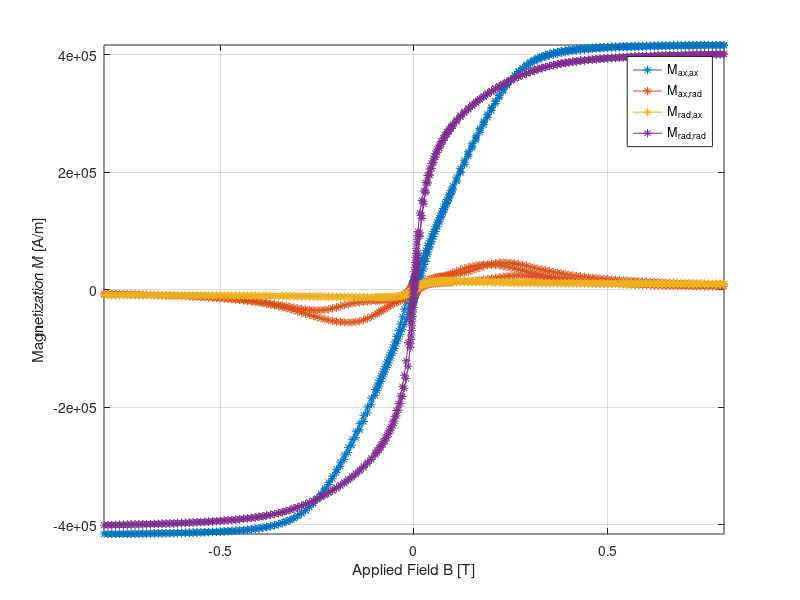

MATLAB code for this plot: (Note: this script raises an error after producing the figure.)
close all
clear all 
clc

%% Parameters
k_helix = 7


mu_0 = 1.25663706e-6;
Oe_to_Am = 1e3/(4*pi);
emu_to_Am2 = 1e-3;
rho_Ni = 8914e3; %g/m^3
m_s = 54.97;  %emu/g or mA * m^2/g
M_s = m_s*rho_Ni*emu_to_Am2;
chi_m = 24;

d_helix = 250e-6;
D_helix = 2e-3;
h_helix = 0.4e-3;
L = k_helix*sqrt(h_helix^2+(D_helix*pi)^2);
A = (d_helix/2)^2*pi;
V = L*A;

%%

Data_ax = dlmread('Clean/NiHelix_7wind-VIR-01_axial_xy.txt', ',', 1, 0);
H_app_ax = Data_ax(:,8)*Oe_to_Am;
M_ax_ax = (Data_ax(:,10)/1000)*emu_to_Am2/V;
M_ax_rad = (Data_ax(:,11)/1000)*emu_to_Am2/V;


M_s_ax_ax = max(M_ax_ax);
M_s_ax_rad = max(M_ax_ax);

Data_rad = dlmread('Clean/NiHelix_7wind-VIR-01_radial_xy.txt', ',', 1, 0);
H_app_rad = Data_rad(:,8)*Oe_to_Am;
M_rad_rad = (Data_rad(:,10)/1000)*emu_to_Am2/V;
M_rad_ax = -(Data_rad(:,11)/1000)*emu_to_Am2/V;

M_s_rad_rad = max(M_rad_rad);
M_s_rad_ax = max(M_rad_ax);

plot(H_app_ax*mu_0,M_ax_ax,'-*',H_app_ax*mu_0,M_ax_rad,'-*',H_app_rad*mu_0,M_rad_ax,'-*',H_app_rad*mu_0,M_rad_rad,'-*')
grid on
axis tight
xlabel('Applied Field B [T]')
ylabel('Magnetization M [A/m]')
legend('M_{ax,ax}','M_{ax,rad}','M_{rad,ax}','M_{rad,rad}')

Helix_Data_Raw.B_app_ax = Data_ax(:,8);
Helix_Data_Raw.B_app_rad = Data_rad(:,8);
Helix_Data_Raw.M_ax_ax = Data_ax(:,10);
Helix_Data_Raw.M_ax_rad = Data_ax(:,11);
Helix_Data_Raw.M_rad_rad = Data_rad(:,10);
Helix_Data_Raw.M_rad_ax = Data_rad(:,11);

save('Helix_Data_Raw.mat','Helix_Data_Raw')

Helix_Data.B_app_ax = H_app_ax*mu_0;
Helix_Data.B_app_rad = H_app_rad*mu_0;
Helix_Data.M_ax_ax = M_ax_ax;
Helix_Data.M_ax_rad = M_ax_rad;
Helix_Data.M_rad_rad = M_rad_rad;
Helix_Data.M_rad_ax = M_rad_ax;

save('Helix_Data.mat','Helix_Data')

Helix_Data_Normalized.B_app_ax = H_app_ax*mu_0;
Helix_Data_Normalized.B_app_rad = H_app_rad*mu_0;
Helix_Data_Normalized.M_ax_ax = M_ax_ax/M_s_ax_ax;
Helix_Data_Normalized.M_ax_rad = M_ax_rad/M_s_ax_rad;
Helix_Data_Normalized.M_rad_rad = M_rad_rad/M_s_rad_rad;
Helix_Data_Normalized.M_rad_ax = M_rad_ax/M_rad_ax;

save('Helix_Data_Normalized.mat','Helix_Data_Normalized')

%% Simplification of Hysteresis Model
[H_app_ax_simplified, M_ax_ax_simplified, m_scale_ax] = SimplifyMH(H_app_ax,M_ax_ax,M_s,'Saturates');
[H_app_rad_simplified, M_rad_rad_simplified, m_scale_rad] = SimplifyMH(H_app_rad,M_rad_rad,M_s,'Saturates');
[~, M_ax_rad_simplified ] = SimplifyMH(H_app_ax,M_ax_rad,m_scale_rad,'Zero');
[~, M_rad_ax_simplified ] = SimplifyMH(H_app_rad,M_rad_ax,m_scale_ax,'Zero');

%% Splitting of Simplified Model (Positive Part)
H_app_monotone_ax = 1/mu_0;
I_pos_ax = find(H_app_ax_simplified >=0 & H_app_ax_simplified < H_app_monotone_ax);
H_app_ax_pos = H_app_ax_simplified(I_pos_ax);
M_ax_ax_pos = M_ax_ax_simplified(I_pos_ax);
M_ax_rad_pos = M_ax_rad_simplified(I_pos_ax);

H_app_monotone_rad = 1/mu_0;
I_pos_rad = find(H_app_rad_simplified >=0 & H_app_ax_simplified < H_app_monotone_rad);
H_app_rad_pos = H_app_rad_simplified(I_pos_rad);
M_rad_ax_pos = M_rad_ax_simplified(I_pos_rad);
M_rad_rad_pos = M_rad_rad_simplified(I_pos_rad);


%% Variance of Fit Analysis (High Fields)
N_end = 1;
[var_ax_high,M_s_ax_ax, M_s_ax_rad] = var_est_high(H_app_ax_pos,M_ax_ax_pos,M_ax_rad_pos,N_end);
[var_rad_high,M_s_rad_ax, M_s_rad_rad] = var_est_high(H_app_rad_pos,M_rad_ax_pos,M_rad_rad_pos,N_end);

figure(2)
plot(H_app_ax_pos*mu_0,var_ax_high,'-*',H_app_rad_pos*mu_0,var_rad_high,'-*')
grid on
axis tight
legend('Axial Direction', 'Radial Direction')
title({['Variance of linear fit for variable data points'],['Helix: k=' num2str(k_helix)]})
ylabel('Variance s^2 [A^2/m^2]')
xlabel('B_{app} [T] (Points Used)')

%% Variance of Fit Analysis (Low Fields)
[m_ax, var_ax_low] = var_est_low(H_app_ax_pos,M_ax_ax_pos,M_ax_rad_pos);
[m_rad, var_rad_low] = var_est_low(H_app_rad_pos,M_rad_ax_pos,M_rad_rad_pos);

figure(1)
plot(H_app_ax_pos*mu_0,var_ax_low,'-*',H_app_rad_pos*mu_0,var_rad_low,'-*')
grid on
axis tight
legend('Axial Direction', 'Radial Direction')
title({['Variance of linear fit for variable data points'],['Helix: k=' num2str(k_helix)]})
ylabel('Variance s^2 [A^2/m^2]')
xlabel('B_{app} [T] (Points Used)')

B_ax = 0.01; %Read from the Variance analysis plot
i_axial = length(find(H_app_ax_pos*mu_0 <= B_ax));

B_rad = 0.01; %Read from the Variance analysis plot
i_rad = length(find(H_app_rad_pos*mu_0 <= B_rad));

%% N simulation High
load('N_simulation_High.mat')
chi_a_sim_High = inv(eye(3)/chi_m + N_simulation_High);

%% N simulation Low
load('N_simulation_Low.mat')
chi_a_sim_Low = inv(eye(3)/chi_m + N_simulation_Low);

%% N measurements High
r_sat_ax = 0.9067; %Saturation Point
r_sat_rad = 0.9177;

M_ax_ax_sat = r_sat_ax*M_s;
H_app_sat_ax  = interp1(M_ax_ax_pos,H_app_ax_pos,M_ax_ax_sat,'spline');
chi_a_High_ax_ax = M_s/H_app_sat_ax;
chi_a_High_ax_rad = 0;

M_rad_rad_sat = r_sat_rad*M_s;
H_app_sat_rad  = interp1(M_rad_rad_pos,H_app_rad_pos,M_rad_rad_sat,'spline');
chi_a_High_rad_rad = M_s/H_app_sat_rad;
chi_a_High_rad_ax = 0;

chi_a_High = [...
    chi_a_High_rad_rad   0                   chi_a_High_ax_rad;...
    0                   chi_a_High_rad_rad   chi_a_High_ax_rad;...
    chi_a_High_rad_ax    chi_a_High_rad_ax    chi_a_High_ax_ax];

N_high = inv(chi_a_High)- eye(3)/chi_m;

%% N measurements Low
chi_a_Low_ax_ax = m_ax(i_axial,1);
chi_a_Low_ax_rad = m_ax(i_axial,2);
chi_a_Low_rad_ax = m_rad(i_rad,1);
chi_a_Low_rad_rad = m_rad(i_rad,2);

chi_a_Low = [...
    chi_a_Low_rad_rad   0                   chi_a_Low_ax_rad;...
    0                   chi_a_Low_rad_rad   chi_a_Low_ax_rad;...
    chi_a_Low_rad_ax    chi_a_Low_rad_ax    chi_a_Low_ax_ax];

N_low = inv(chi_a_Low)- eye(3)/chi_m;

%% Plot of Curves with Fits
subplot(2,1,1)
plot(H_app_ax_pos*mu_0,M_ax_ax_pos,'-*',...
    H_app_ax_pos*mu_0,M_ax_rad_pos,'-*',...
    H_app_ax_pos*mu_0,H_app_ax_pos*chi_a_Low(3,3),'b--',...
H_app_ax_pos*mu_0,H_app_ax_pos*chi_a_sim_Low(3,3),'b-',...    
H_app_ax_pos*mu_0,H_app_ax_pos*chi_a_Low(2,3),'r--',...
        H_app_ax_pos*mu_0,H_app_ax_pos*chi_a_sim_Low(2,3),'r-',...
H_app_ax_pos*mu_0,H_app_ax_pos*chi_a_High(3,3),'k--',...
    H_app_ax_pos*mu_0,H_app_ax_pos*chi_a_sim_High(3,3),'k-',...
    H_app_ax_pos*mu_0,ones(length(H_app_ax_pos),1)*M_s)
axis tight
grid on
ylim([1.1*min([M_ax_ax_pos; M_ax_rad_pos]) 1.1*max([M_ax_ax_pos; M_ax_rad_pos])])
legend('Axial Magnetization','Radial Magnetization','Axial Linearization (Measurement)','Axial Linearization (Simulation)','Radial Linearization (Measurement)','Radial Linearization (Simulation)','Saturation Slope (Measurement)','Saturation Slope (Simulation)','Total Saturation')
title({['','Analysis of VSM Measurements (k = '  num2str(k_helix) ')'],'','Simplified Magnetization Curves (Axial Direction)'})
xlabel('Applied Field B [T]')
ylabel('Magnetization M [A/m]')

subplot(2,1,2)
plot(H_app_rad_pos*mu_0,M_rad_rad_pos,'-*',...
    H_app_rad_pos*mu_0,M_rad_ax_pos,'-*',...
    H_app_rad_pos*mu_0,H_app_rad_pos*chi_a_Low(1,1),'b--',...
    H_app_rad_pos*mu_0,H_app_rad_pos*chi_a_sim_Low(1,1),'b-',...
    H_app_rad_pos*mu_0,H_app_rad_pos*chi_a_Low(3,2),'r--',...
    H_app_rad_pos*mu_0,H_app_rad_pos*chi_a_sim_Low(3,2),'r-',...
    H_app_rad_pos*mu_0,H_app_rad_pos*chi_a_High(1,1),'k--',...
    H_app_rad_pos*mu_0,H_app_rad_pos*chi_a_sim_High(1,1),'k-',...
    H_app_rad_pos*mu_0,ones(length(H_app_rad_pos),1)*M_s)

axis tight
grid on
ylim([1.1*min([M_ax_ax_pos; M_ax_rad_pos]) 1.1*max([M_ax_ax_pos; M_ax_rad_pos])])
legend('Radial Magnetization','Axial Magnetization','Radial Linearization (Measurement)','Radial Linearization (Simulation)','Axial Linearization (Measurement)','Axial Linearization (Simulation)','Saturation Slope (Measurement)','Saturation Slope (Simulation)','Total Saturation')
title({['','Analysis of VSM Measurements (k = '  num2str(k_helix) ')'],'','Simplified Magnetization Curves (Radial Direction)'})
xlabel('Applied Field B [T]')
ylabel('Magnetization M [A/m]')





%%
N_simulation_Low
N_low
N_simulation_High
N_high

chi_a_sim_Low
chi_a_Low
chi_a_sim_High
chi_a_High
